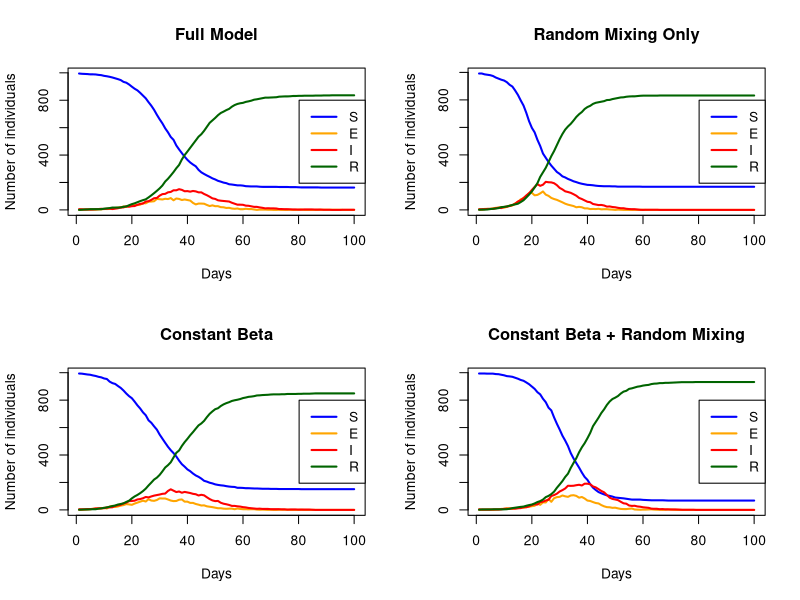

Generate this figure with R:
# 1) Create n people assigned to corresponding household where maximum size is 5
n <- 1000 #population size
hmax <- 5 #maximum household size
#creating n vector of which the number refers to household
#and the occurences refers to size of corresponding household
set.seed(3)
h <- rep(1:n, times=sample(1:hmax, n, replace=TRUE))[1:n]

# 2) Contact network
#nc = average number of contacts per person
#beta = sociability parameter
get.net <- function (beta, nc=15, h) {
  n <- length(beta)
  beta_bar <- mean(beta)
  links <- vector("list", n)
  
  for (i in 1:(n-1)) {
    for (j in (i+1):n) {
      if (h[i] != h[j]) { # exclude household members
        p_link <- nc * beta[i] * beta[j] / (beta_bar^2 * (n - 1))
        if (runif(1) < p_link) {
          links[[i]] <- c(links[[i]], j)
          links[[j]] <- c(links[[j]], i)
        }
      }
    }
  }
  return(links)
}

# 3) nseir function
nseir<-function(beta, h, alink, alpha=c(.1,.01,.01),
                delta=.2, gamma=.4, nc=15, nt=100, pinf=.005){
  n <- length(beta)
  state <- rep("S", n)
  state[sample(1:n, pinf * n)] <- "I"
  
  res <- matrix(0, nrow = nt, ncol = 4)
  colnames(res) <- c("S", "E", "I", "R")
  
  beta_bar <- mean(beta)
  
  for (t in 1:nt) {
    newE <- rep(FALSE, n)
    newI <- (state == "E") & (runif(n) < gamma)
    newR <- (state == "I") & (runif(n) < delta)
    
    for (i in which(state == "I")) {
      # household infections
      hh_members <- which(h == h[i] & state == "S")
      newE[hh_members]<-newE[hh_members]|(runif(length(hh_members))< alpha[1])
      
      # network infections
      contacts <- alink[[i]]
      contacts <- contacts[state[contacts] == "S"]
      newE[contacts] <- newE[contacts] | (runif(length(contacts)) < alpha[2])
      
      # random mixing
      targets <- which(state == "S")
      p_random <- alpha[3]*nc*beta[i]*beta[targets]/(beta_bar^2 * (n - 1))
      newE[targets] <- newE[targets] | (runif(length(targets)) < p_random)
    }
    
    state[newE & state == "S"] <- "E"
    state[newI] <- "I"
    state[newR] <- "R"
    
    res[t, ] <- table(factor(state, levels = c("S", "E", "I", "R")))
  }
  
  return(data.frame(t = 1:nt, res))
}

# 4) Function Plot
plot.seir <- function(res, title = "SEIR Dynamics") {
  plot(res$t, res$S, type = "l", ylim = c(0, max(res$S)),
       xlab = "Days", ylab = "Number of individuals",
       col = "blue", lwd = 2, main = title)
  lines(res$t, res$E, col = "orange", lwd = 2)
  lines(res$t, res$I, col = "red", lwd = 2)
  lines(res$t, res$R, col = "darkgreen", lwd = 2)
  legend("right", legend = c("S", "E", "I", "R"),
         col = c("blue", "orange", "red", "darkgreen"), lwd = 2)
}

# 5) Compare 
set.seed(123)

beta <- runif(n)
alink <- get.net(beta, nc = 15, h = h)

# Scenario 1: Full model
res1 <- nseir(beta, h, alink)

# Scenario 2: Random mixing only
res2 <- nseir(beta, h, alink, alpha = c(0, 0, 0.04))

# Scenario 3: Constant beta
res3 <- nseir(rep(mean(beta), n), h, alink)

# Scenario 4: Constant beta + random mixing
res4 <- nseir(rep(mean(beta), n), h, alink, alpha = c(0, 0, 0.04))

# Plot all scenarios side by side
par(mfrow = c(2, 2))
plot.seir(res1, "Full Model")
plot.seir(res2, "Random Mixing Only")
plot.seir(res3, "Constant Beta")
plot.seir(res4, "Constant Beta + Random Mixing")